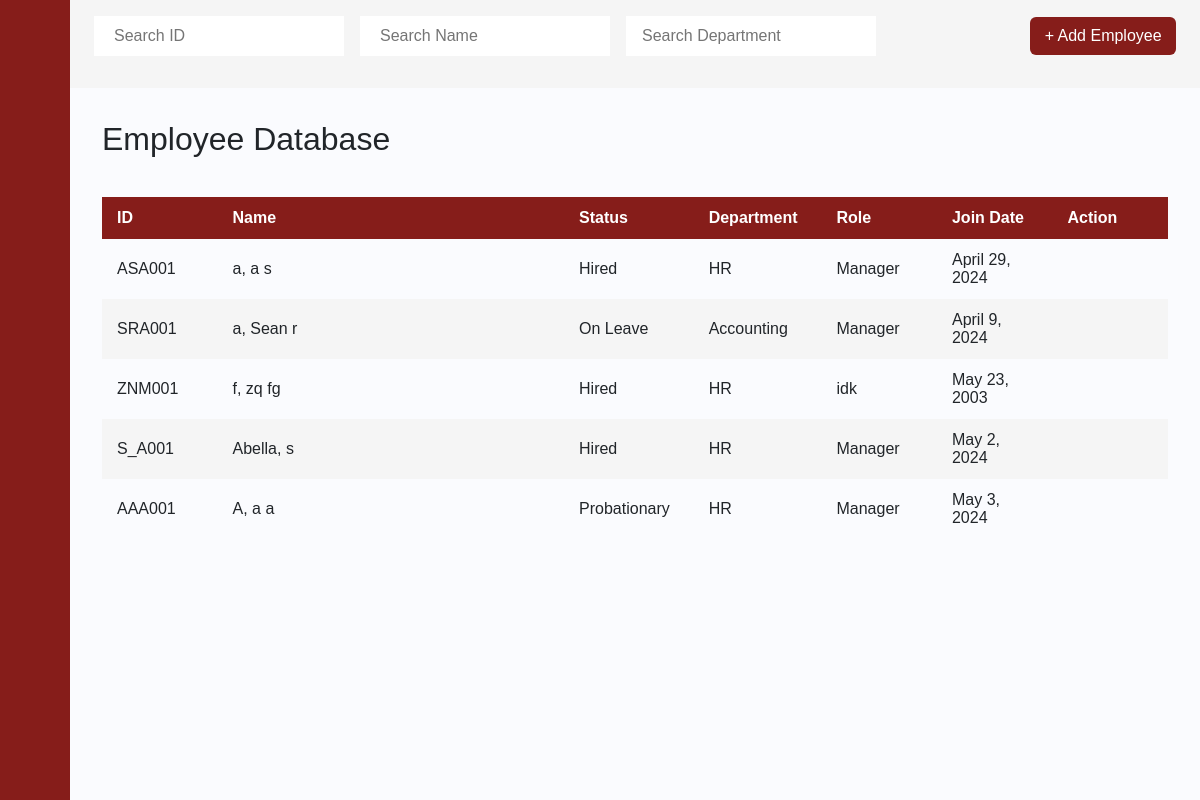
/employee_database/1/, run on an earlier commit of the app's database.
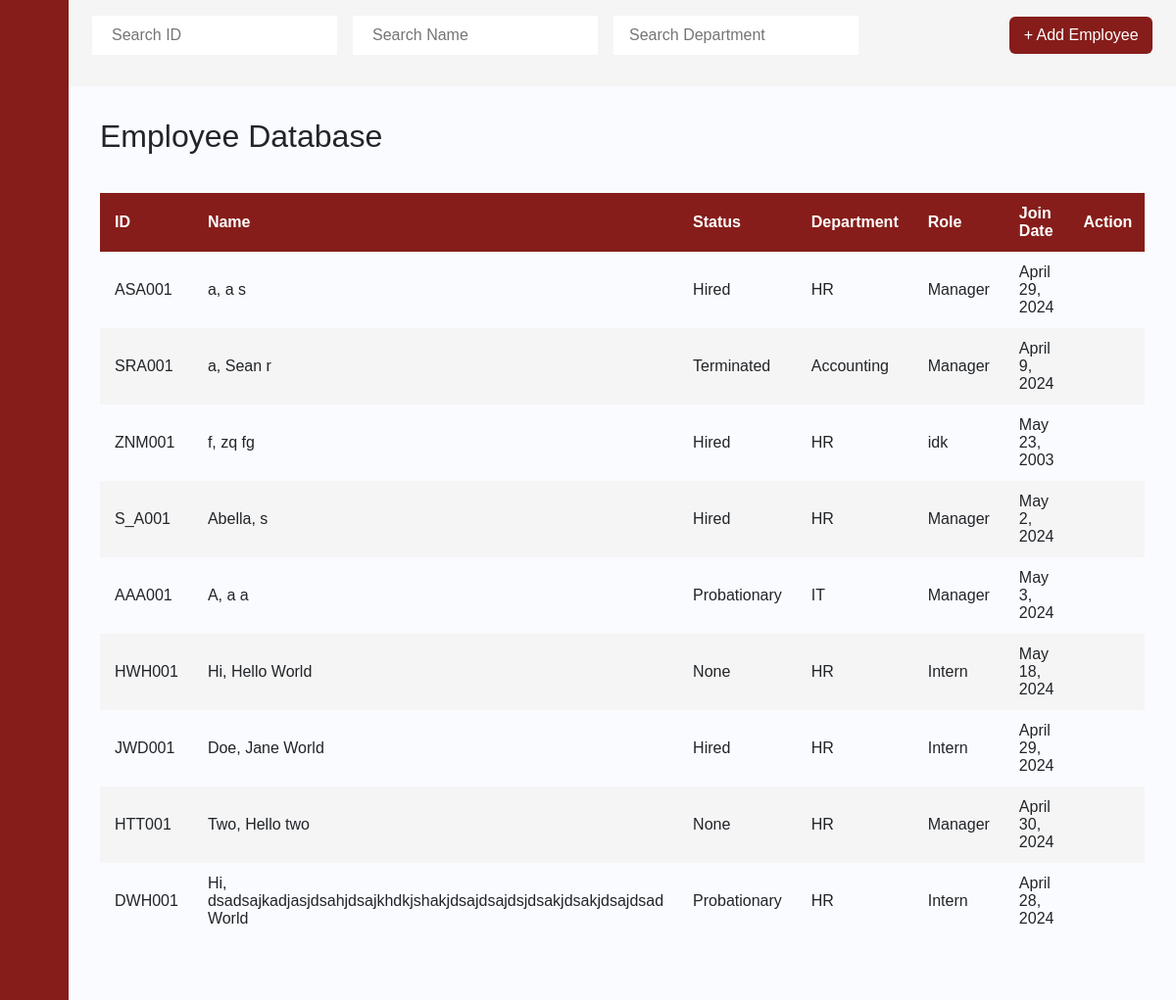
And on a later commit of the database.
### payrollapp/models.py (models this page shows, shortened)
class Employee(models.Model):
    Last_name = models.CharField(max_length=255)
    First_name = models.CharField(max_length=255)
    Middle_name = models.CharField(max_length=255, blank=True, null=True)
    id_number = models.CharField(max_length=6, primary_key=True)
    Status  = models.CharField(max_length=255)
    Department  = models.CharField(max_length=255)
    Role   = models.CharField(max_length=255)
    Join_Date = models.DateField(blank=True, null=True)
    Phone_Number = models.CharField(max_length=255)
    Email = models.CharField(max_length=255)
    BankNumber = models.IntegerField()
    Salary   = models.FloatField()
    Vacation_Leaves = models.IntegerField()
    Sick_Leaves = models.IntegerField()

### payrollapp/views.py (the view)
# urls.py: path('employee_database/<int:UID>/', views.employee_database, name='employee_database'),
def employee_database(request, UID):
    a = Employee.objects.all()
    user = get_object_or_404(USER_ACCOUNT, pk=UID)
    return render(request, 'payrollapp/employee_database.html', {'user':user, 'a':a})

### payrollapp/templates/payrollapp/employee_database.html (shortened to what this page needs)
{% extends 'payrollapp/base.html' %}
{% load static %}
{% block content %}
<div class="main">
    <div class="dashboard-navbar">
        <form action="#">
          <div class="nav-search">
            <input type="text" class="search-query mr-3" placeholder="Search ID" onkeyup="searchID()" id="eID">
            <input type="text" class="search-query mr-3" placeholder="Search Name" onkeyup="searchName()" id="eName">
            <input type="text" class="search-query px-3" id="eDepa" placeholder="Search Department" onkeyup="searchDepartment()">
          </div>
        </form>
        <div class="navbar-content">
            <ul class="main-nav">
                <div class="nav-search">
                    <a href="{% url 'add_employee' UID=user.pk %}" class="btn">+ Add Employee</a>
                </div>
            </ul>
        </div>
    </div>
    <div class="content">
        <h2>Employee Database</h2>
        <div style="overflow-x:auto;">
            <table id="posts">
                <thead>
                    <tr>
                        <th style="width:10%">ID</th>
                        <th style="width:30%">Name</th>
                        <th style="width:10%">Status</th>
                        <th style="width:10%">Department</th>
                        <th style="width:10%">Role</th>
                        <th style="width:10%">Join Date</th>
                        <th style="width:10%">Action</th>
                    </tr>
                </thead>
                <tbody>
                {% for b in a %}
                    <tr>
                        <td> {{ b.id_number }} </td>
                        <td> {{ b.Last_name }}, {{ b.First_name }} {{ b.Middle_name }}</td>
                        <td> {{ b.Status }} </td>
                        <td> {{ b.Department }} </td>
                        <td> {{ b.Role }} </td>
                        <td> {{ b.Join_Date }} </td>
                        <td> <a class="btn" href="{% url 'employee_info' UID=user.pk EID=b.pk %}"></a></td>
                    </tr>
                {% endfor %}
                </tbody>
            </table>
        </div>
    </div>
</div>
{% endblock %}

What changed in the data, as far as the page shows it:
changed Employee "SRA001": Status "On Leave" → "Terminated"
changed Employee "AAA001": Department "HR" → "IT"
added Employee: id_number "HWH001", Last_name "Hi", First_name "Hello", Middle_name "World", Status "None", Department "HR", Role "Intern", Join_Date "May 18, 2024"
added Employee: id_number "JWD001", Last_name "Doe", First_name "Jane", Middle_name "World", Status "Hired", Department "HR", Role "Intern", Join_Date "April 29, 2024"
added Employee: id_number "HTT001", Last_name "Two", First_name "Hello", Middle_name "two", Status "None", Department "HR", Role "Manager", Join_Date "April 30, 2024"
added Employee: id_number "DWH001", Last_name "Hi", First_name "dsadsajkadjasjdsahjdsajkhdkjshakjdsajdsajdsjdsakjdsakjdsajdsad", Middle_name "World", Status "Probationary", Department "HR", Role "Intern", Join_Date "April 28, 2024"
